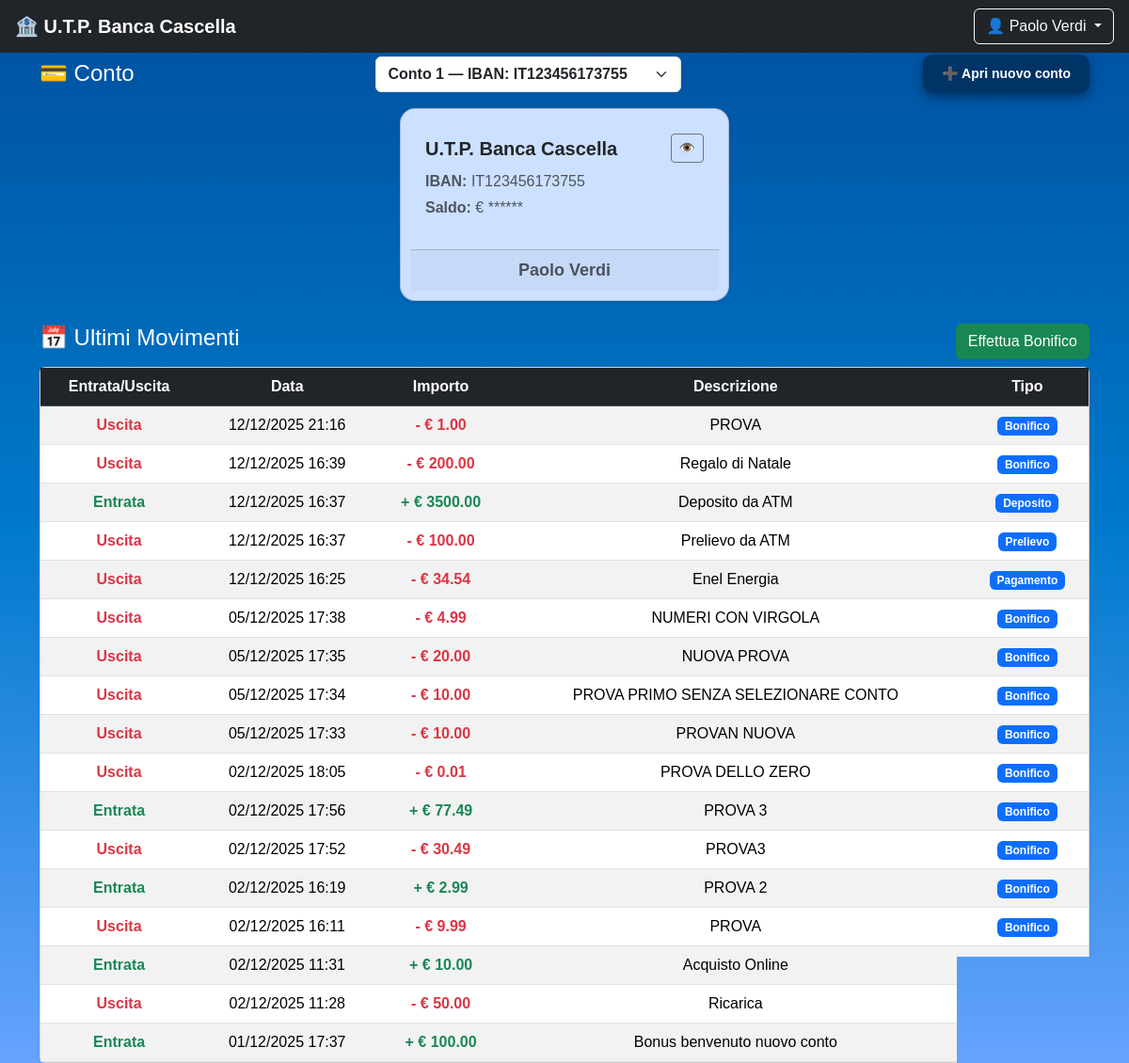
The app's page /pagina_privata (signed in) with its own data.
### models.py (models this page shows, shortened)
class Utente(Base):
    __tablename__ = 'utenti'
    id = Column(Integer, primary_key=True, autoincrement=True)
    nome = Column(String, nullable=False)
    cognome = Column(String, nullable=False)
    codice_fiscale = Column(String, nullable=False)
    codice_titolare = Column(String, nullable=False, unique=True)
    pin_hash = Column(String, nullable=False)
    lavoro_id = Column(Integer, ForeignKey('lavori.id'), nullable=True)
    lavoro = relationship("Lavoro", back_populates="utenti")
    conti = relationship("Conto", back_populates="utente", cascade="all, delete-orphan")

class Conto(Base):
    __tablename__ = 'conti'
    id = Column(Integer, primary_key=True, autoincrement=True)
    iban = Column(String, nullable=False, unique=True)
    data_creazione = Column(DateTime(timezone=True), server_default=func.now(), nullable=False)
    utente_id = Column(Integer, ForeignKey('utenti.id'), nullable=False)
    utente = relationship("Utente", back_populates="conti") #più conti possono appartenere ad un utente
    transazioni_effettuate = relationship("Transazione", foreign_keys="Transazione.conto_mittente_id", back_populates="conto_mittente")
    transazioni_ricevute = relationship("Transazione", foreign_keys="Transazione.conto_destinatario_id", back_populates="conto_destinatario")
    @property #in questo modo posso usarlo come attributo
    def saldo_corrente(self):
        entrate = sum(t.importo for t in self.transazioni_ricevute)
        uscite = sum(t.importo for t in self.transazioni_effettuate)
        return entrate - uscite

class Transazione(Base):
    __tablename__ = 'transazioni'
    id = Column(Integer, primary_key=True, autoincrement=True)
    importo = Column(Numeric(10,2), nullable=False)
    data = Column(DateTime(timezone=True), server_default=func.now(), nullable=False)
    descrizione = Column(String, nullable=True)
    tipo = Column(SqlEnum(TipoTransazione, name="tipo_transazione"), nullable=False)
    conto_mittente_id = Column(Integer, ForeignKey('conti.id'), nullable=True)
    conto_destinatario_id = Column(Integer, ForeignKey('conti.id'), nullable=True)
    conto_mittente = relationship("Conto", foreign_keys=[conto_mittente_id], back_populates="transazioni_effettuate")
    conto_destinatario = relationship("Conto", foreign_keys=[conto_destinatario_id], back_populates="transazioni_ricevute")

### app.py (the view)
@app.route('/pagina_privata', methods=['GET','POST'])
@login_required
def pagina_privata():
    db = SessionLocal()
    try:
        utente_id = session.get("utente_id")
        if not utente_id:
            flash("Sessione scaduta. Effettua nuovamente il login.", "error")
            return redirect(url_for('login'))
        utente = db.query(Utente).options(joinedload(Utente.conti)).filter_by(id=utente_id).first()
        if not utente:
            flash("Utente non trovato.", "error")
            return redirect(url_for('login'))
        conti = utente.conti
        conto_id_menu = request.form.get("conto_id", type=int) or request.args.get("conto_id", type=int)
        if conto_id_menu:
            session["conto_selezionato"] = conto_id_menu
            conto_selezionato = next((c for c in conti if c.id == conto_id_menu), None)
            if conto_selezionato is None:
                flash("Conto non valido.", "error")
                return redirect(url_for('pagina_privata'))
        else:
            conto_selezionato = conti[0]
            session["conto_selezionato"] = conto_selezionato.id
        transazioni = (
            db.query(Transazione)
            .filter(
                (Transazione.conto_mittente_id == conto_selezionato.id) |
                (Transazione.conto_destinatario_id == conto_selezionato.id)
            )
            .order_by(Transazione.data.desc())
            .all()
        )
        return render_template(
            "pagina_privata.html",
            utente=utente,
            conti=conti,
            conto_selezionato=conto_selezionato,
            transazioni=transazioni
        )
    except Exception as e:
        print(f"❌ ERRORE /pagina_privata: {e}")
        flash("Errore durante il caricamento della pagina.", "error")
        return redirect(url_for('login'))
    finally:
        db.close()

### app.py (called while the page is built)
def login_required(f):
    @wraps(f)
    def wrapper(*args, **kwargs):
        if "utente_id" not in session:
            flash("Devi effettuare il login prima!", "error")
            return redirect(url_for("login"))
        return f(*args, **kwargs)
    return wrapper

### templates/pagina_privata.html (shortened to what this page needs)
{% extends 'base.html' %}
{% block navbar %}
<nav class="navbar navbar-expand-lg navbar-dark bg-dark px-3 py-2 mb-4">
  <a class="navbar-brand fw-bold" href="#">
     🏦 U.T.P. Banca Cascella
  </a>
  <div class="ms-auto">
    <div class="dropdown">
      <button class="btn btn-outline-light dropdown-toggle" type="button" id="dropdownUser"
              data-bs-toggle="dropdown" aria-expanded="false">
        👤 {{ utente.nome }} {{ utente.cognome }}
      </button>
    </div>
  </div>
</nav>
{% endblock %}
{% block content %}
<div class="container mt-2" style="padding-top: 50px !important;">
    <div class="d-flex justify-content-between align-items-center mb-3 header-conto">
        <h4 class="m-0">💳 Conto</h4>
        {% if conti|length > 1 %}
        <form method="POST" action="{{ url_for('pagina_privata') }}" class="mx-3 flex-grow-1">
            <select name="conto_id" class="form-select fw-bold"
                    style="max-width: 325px; margin: 0 auto;" onchange="this.form.submit()">
                {% for c in conti %}
                    <option value="{{ c.id }}"
                        {% if c.id == conto_selezionato.id %}selected{% endif %}>
                        Conto {{ loop.index }} — IBAN: {{ c.iban }}
                    </option>
                {% endfor %}
            </select>
        </form>
        {% endif %}
        <a href="{{ url_for('apri_nuovo_conto') }}" class="btn btn-primary btn-sm">
            ➕ Apri nuovo conto
        </a>
    </div>
    <div class="card shadow-sm mb-4 card-conto">
        <div class="card-body conto-info">
            <div class="d-flex justify-content-between align-items-center mb-2 conto-header">
                <span class="fw-bold fs-5">U.T.P. Banca Cascella</span>
                <button class="btn btn-sm btn-outline-secondary" onclick="toggleSaldo(this)">👁️</button>
            </div>
            <p class="text-muted mb-1"><strong>IBAN:</strong> {{ conto_selezionato.iban }}</p>
            <p class="saldo-masked text-muted">
                <strong>Saldo:</strong> € ******
            </p>
        </div>
        <div class="card-footer text-center small text-muted card-nome-utente">
            {{ utente.nome }} {{ utente.cognome }}
        </div>
    </div>
    <div class="d-flex justify-content-between align-items-center mb-2">
        <h4>📅 Ultimi Movimenti</h4>
        <a href="{{ url_for('effettua_bonifico') }}" class="btn btn-success">Effettua Bonifico</a>
    </div>
    <div class="card shadow-sm mb-5">
    {% if transazioni %}
      <div class="card-body p-0">
          <table class="table table-striped m-0">
              <thead class="table-dark">
                  <tr>
                      <th>Entrata/Uscita</th>
                      <th>Data</th>
                      <th>Importo</th>
                      <th>Descrizione</th>
                      <th>Tipo</th>
                  </tr>
              </thead>
              <tbody>
                  {% for t in transazioni %}
                  {% set is_uscita = (t.conto_mittente_id == conto_selezionato.id) %}
                  <tr>
                    <td class="fw-bold {% if is_uscita %}text-danger{% else %}text-success{% endif %}">
                        {% if is_uscita %}
                             Uscita
                        {% else %}
                             Entrata
                        {% endif %}
                    </td>
                    <td>{{ t.data.strftime("%d/%m/%Y %H:%M") }}</td>
                    <td class="fw-bold {% if is_uscita %}text-danger{% else %}text-success{% endif %}">
                        {% if is_uscita %}
                            - € {{ "%.2f"|format(t.importo) }}
                        {% else %}
                            + € {{ "%.2f"|format(t.importo) }}
                        {% endif %}
                    </td>
                    <td>{{ t.descrizione }}</td>
                    <td>
                        {% if t.tipo %}
                            <span class="badge bg-primary">{{ t.tipo.value }}</span>
                        {% else %}
                            <span class="text-muted">N/D</span>
                        {% endif %}
                    </td>
                  </tr>
                  {% endfor %}
              </tbody>
          </table>
        </div>
        {% else %}
            <div class="p-3 text-center text-muted">
                Nessuna transazione per questo conto.
            </div>
        {% endif %}
    </div>
</div>
{% endblock %}

### templates/base.html (shortened to what this page needs)
<!doctype html>
<html lang="it">
<head>
    <link rel="stylesheet" href="https://cdn.jsdelivr.net/npm/bootstrap@5.3.3/dist/css/bootstrap.min.css">
    <link rel="stylesheet" href="/static/style.css">
</head>
<body>
    {% block navbar %}{% endblock %}
    <main>
        {% block content %}{% endblock %}
    </main>
</body>
</html>

### static/style.css (style rules this page uses)
* { margin: 0; padding: 0; box-sizing: border-box; }
:root { --colore1: #003366; --colore2: #00509e; --colore3: #007acc; --colore4: #66a3ff; --colore5: #cce0ff; }
html, body { height: 100%; min-height: 100vh; }
body { background: linear-gradient(180deg, var(--colore2) 0%, var(--colore3) 50%, var(--colore4) 100%); background-attachment: fixed; font-family: 'Poppins', sans-serif; color: white; margin: 0; }
.navbar { display: flex; justify-content: space-between; align-items: center; padding: 15px 20px; position: fixed; top: 0; left: 0; width: 100%; z-index: 100; }
.btn-primary, .btn-login { background-color: var(--colore1) !important; border: none !important; box-shadow: 0 4px 12px var(--colore1) !important; border-radius: 10px !important; font-weight: bold !important; padding: 10px 20px !important; transition: all 0.3s ease-in-out !important; }
table { width: 50%; border-collapse: collapse; margin: auto; }
th, td { padding: 1rem; text-align: center; }
th { background: var(--colore1); }
.navbar { padding-top: -50px !important; margin-bottom: 0 !important; }
.card-conto { max-width: 350px; margin: 0 auto; border-radius: 16px; background: var(--colore5); padding: 10px; box-shadow: 0 6px 20px rgba(0,0,0,0.12); transition: transform 0.2s ease, box-shadow 0.2s ease; }
.card-nome-utente { font-size: 18px; font-weight: bold; }

### records on screen
Utente: nome "Paolo", cognome "Verdi"
Conto: iban "IT123456173755"
Transazione: shows "Uscita", data "12/12/2025 21:16", importo "1.00", descrizione "PROVA", tipo.value "Bonifico"
Transazione: shows "Uscita", data "12/12/2025 16:39", importo "200.00", descrizione "Regalo di Natale", tipo.value "Bonifico"
Transazione: shows "Entrata", data "12/12/2025 16:37", importo "3500.00", descrizione "Deposito da ATM", tipo.value "Deposito"
Transazione: shows "Uscita", data "12/12/2025 16:37", importo "100.00", descrizione "Prelievo da ATM", tipo.value "Prelievo"
Transazione: shows "Uscita", data "12/12/2025 16:25", importo "34.54", descrizione "Enel Energia", tipo.value "Pagamento"
Transazione: shows "Uscita", data "05/12/2025 17:38", importo "4.99", descrizione "NUMERI CON VIRGOLA", tipo.value "Bonifico"
Transazione: shows "Uscita", data "05/12/2025 17:35", importo "20.00", descrizione "NUOVA PROVA", tipo.value "Bonifico"
Transazione: shows "Uscita", data "05/12/2025 17:34", importo "10.00", descrizione "PROVA PRIMO SENZA SELEZIONARE CONTO", tipo.value "Bonifico"
Transazione: shows "Uscita", data "05/12/2025 17:33", importo "10.00", descrizione "PROVAN NUOVA", tipo.value "Bonifico"
Transazione: shows "Uscita", data "02/12/2025 18:05", importo "0.01", descrizione "PROVA DELLO ZERO", tipo.value "Bonifico"
Transazione: shows "Entrata", data "02/12/2025 17:56", importo "77.49", descrizione "PROVA 3", tipo.value "Bonifico"
Transazione: shows "Uscita", data "02/12/2025 17:52", importo "30.49", descrizione "PROVA3", tipo.value "Bonifico"
Transazione: shows "Entrata", data "02/12/2025 16:19", importo "2.99", descrizione "PROVA 2", tipo.value "Bonifico"
Transazione: shows "Uscita", data "02/12/2025 16:11", importo "9.99", descrizione "PROVA", tipo.value "Bonifico"
Transazione: shows "Entrata", data "02/12/2025 11:31", importo "10.00", descrizione "Acquisto Online"
Transazione: shows "Uscita", data "02/12/2025 11:28", importo "50.00", descrizione "Ricarica"
Transazione: shows "Entrata", data "01/12/2025 17:37", importo "100.00", descrizione "Bonus benvenuto nuovo conto"
